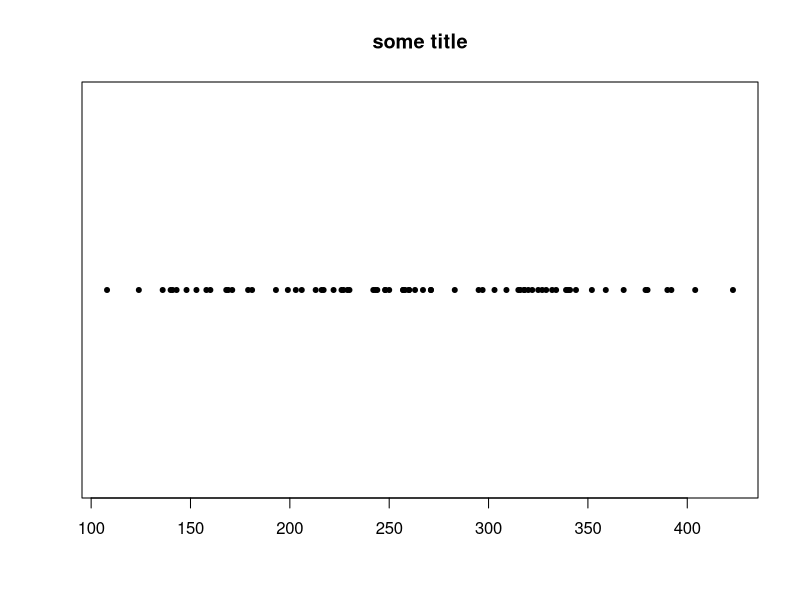
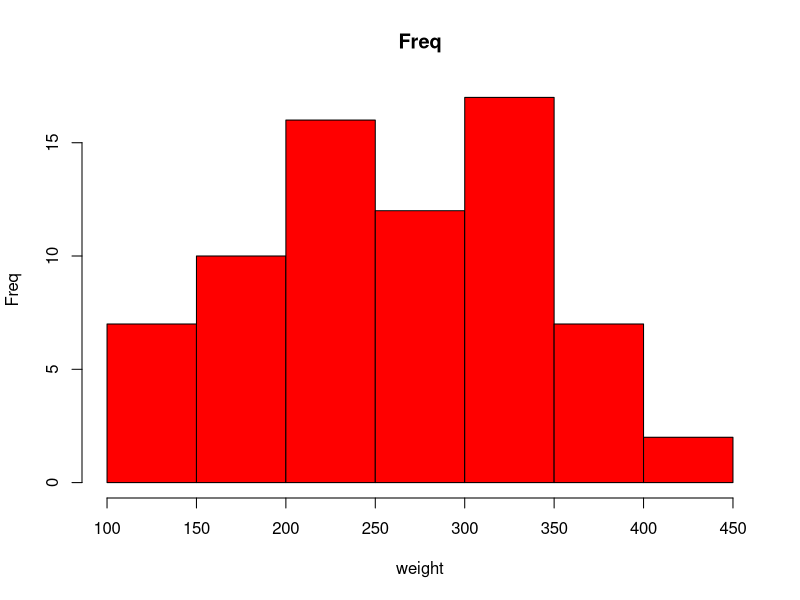
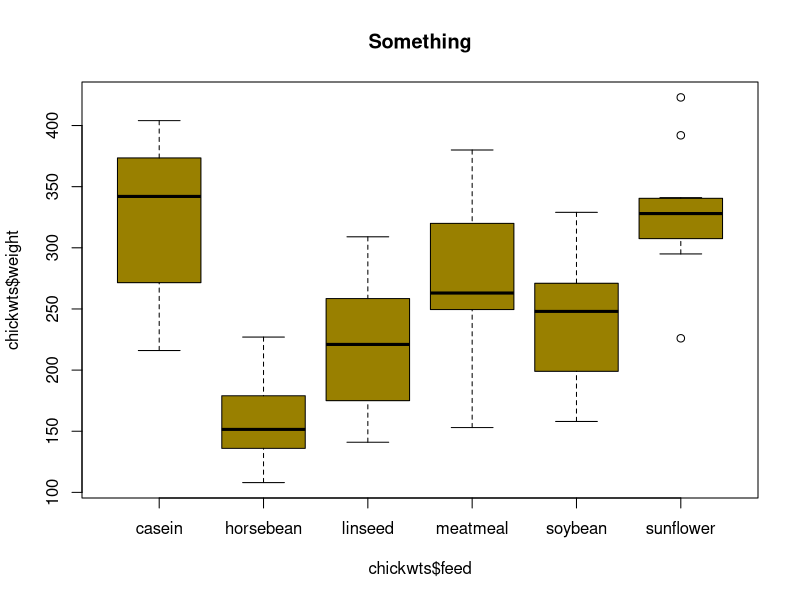

The R script that drew these images, in order:
#' @author Dood
#' @description Into to R

# show all available data sets
# data()

# set and display a var
x <- 20
x

# load a data set described by data()
chickwts

names(chickwts)

str(chickwts)

head(chickwts, n = 4)

head(chickwts, n = -4)

tail(chickwts, n = 10)

summary(chickwts)

stripchart(chickwts$weight, main="some title", pch=20)

hist(chickwts$weight, main="Freq", xlab = "weight", ylab="Freq", col = "red")

boxplot(chickwts$weight~chickwts$feed, main = "Something", col = rgb(0.6,0.5,0))